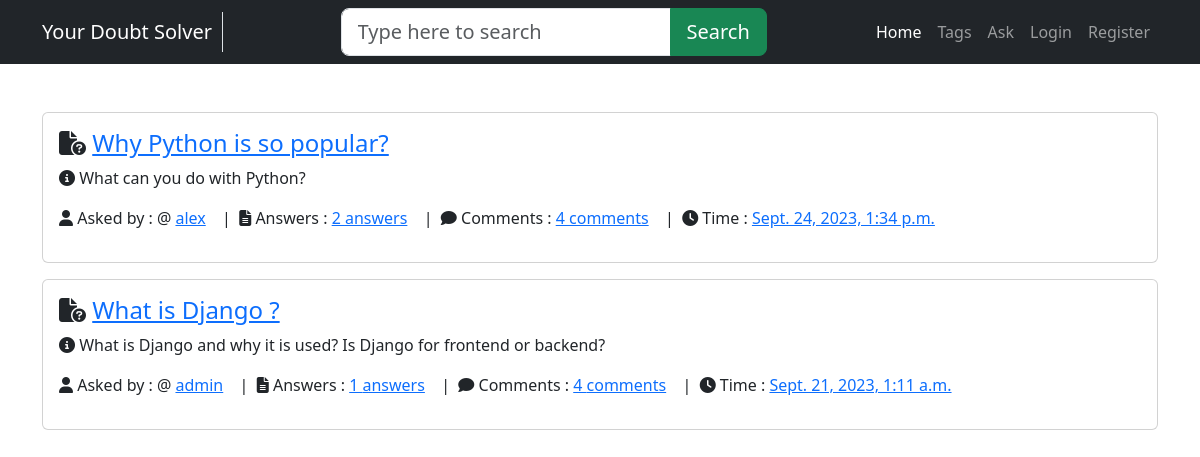
Page /tag/python on the committed database.
### main/models.py (models this page shows, shortened)
class Question(models.Model):
    user = models.ForeignKey(User,on_delete=models.CASCADE)
    title = models.CharField(max_length=300)
    details = models.TextField()
    add_time = models.DateTimeField(auto_now_add=True)
    tags = models.TextField(default='')
    class Meta:
        verbose_name_plural = 'Question'

### main/views.py (the view)
# urls.py: path('tag/<str:tag>',tag,name='tag'),
def tag(request,tag):
    quests=Question.objects.annotate(total_comments=Count('answer__comment')).filter(tags__icontains=tag).order_by('-id')
    paginator=Paginator(quests,10)
    page_num=request.GET.get('page',1)
    quests=paginator.page(page_num)
    return render(request,'tag.html',{'quests':quests,'tag':tag})

### main/templates/tag.html (shortened to what this page needs)
{% extends 'base.html' %}
{% load static %}
{% load humanize %}
{% block content %}
    <div class="container py-5">
        {% for quest in quests %}
        <div class="card mb-3">
            <div class="card-body">
                <h4 class="card-title"><i class="fa-solid fa-file-circle-question"></i>
                    <a href="/detail/{{quest.id}}">{{quest.title}}</a></h4>
                <p class="card-text"><i class="fa-solid fa-circle-info"></i>
                    {{quest.details|safe}}</p>
                <p>
                <i class="fa-solid fa-user"></i>
                Asked by : @
                <a href="" class="me-2">{{quest.user.username}}</a>
                &nbsp;|&nbsp;
                <i class="fa-solid fa-file-lines"></i> Answers : <a href="" class="me-2">{{quest.answer_set.count}} answers</a>
                &nbsp;|&nbsp;
                <i class="fa-solid fa-comment"></i>
                Comments :  <a href="" class="me-2">{{quest.total_comments}} comments</a>
                &nbsp;|&nbsp;
                <i class="fa-solid fa-clock"></i> Time :  <a href="" class="me-2">{{quest.add_time}}</a>
                </p>
            </div>
        </div>
        {% endfor %}
    </div>
{% endblock %}

### rows in the picture
Question: title "Why Python is so popular?", details "What can you do with Python?", user.username "alex", answer_set.count "2", total_comments "4", add_time "Sept. 24, 2023, 1:34 p.m."
Question: title "What is Django ?", details "What is Django and why it is used? Is Django for frontend or backend?", user.username "admin", answer_set.count "1", total_comments "4", add_time "Sept. 21, 2023, 1:11 a.m."
